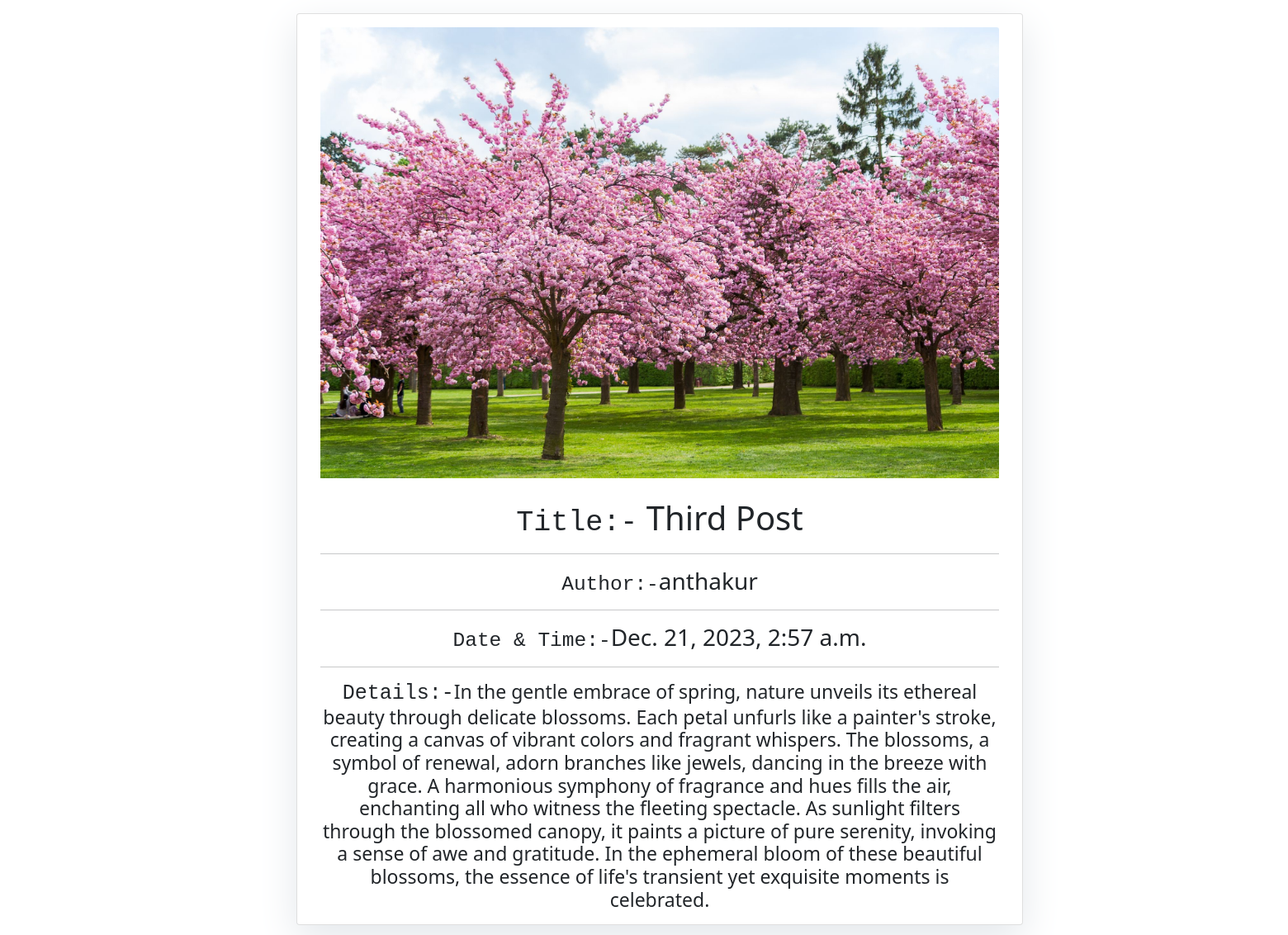
Screenshot of /blogweb/third-post/ with the database file from the repository.
### blogweb/models.py (models this page shows, shortened)
class Post(models.Model):
    title = models.CharField(max_length=200, unique=True)
    slug = models.SlugField(max_length=200, unique=True)
    author = models.ForeignKey(
        User, on_delete=models.CASCADE, related_name='blog_posts')
    image = models.ImageField(upload_to='post_images/',
                              default='default_value.jpg')
    content = models.TextField(max_length=800)
    status = models.IntegerField(choices=STATUS, default=0)
    created_on = models.DateTimeField(auto_now_add=True)
    class Meta:
        ordering = ['-created_on']

### blogweb/views.py (the view)
# urls.py: path('<slug:slug>/', views.PostDetail.as_view(), name='post_detail'),
class PostDetail(generic.DetailView):
    model = Post
    template_name = 'post_detail.html'
    slug_field = 'slug'
    slug_url_kwarg = 'slug'

### blogweb/templates/post_detail.html (shortened to what this page needs)
{% extends 'base.html' %} {% block content %}
<div class="container" style="justify-content:center;">
  <div class="row">
    <div class="col-md-8 card mb-4  mt-3 left  top">
      <div class="card-body">
        <img src="{{ post.image.url }}" class="card-img-top" alt="Your Image">
        <br>
        <br>
        <h1><pre>Title:-</pre>{% block title %} {{ object.title }} {% endblock title %}</h1>
        <hr>
        <h3><pre>Author:-</pre>{{ post.author }}</h3>
        <hr>
        <h3><pre>Date & Time:-</pre>{{ post.created_on }}</h3>
        <hr>
        <h4 class="card-text "><pre>Details:-</pre>{{ object.content | safe }}</h4>
      </div>
    </div>
    {% block sidebar %} {% include 'sidebar.html' %} {% endblock sidebar %}
  </div>
</div>
{% endblock content %}

### blogweb/templates/sidebar.html (style rules this page uses)
.card { box-shadow: 0 16px 48px #E3E7EB; }

### blogweb/templates/post_detail.html (style rules this page uses)
body { overflow-x:hidden; text-align:center; position:relative; left:239px; }
pre { font-weight:50; display:inline; }
h4 pre { font-weight:190; font-size:25px; display:inline; }
h4 { font-size:23px; font-weight:400; }

### rows the page displays
Post: image (picture), title "Third Post", author "anthakur", created_on "Dec. 21, 2023, 2:57 a.m.", content "In the gentle embrace of spring, nature unveils its ethereal beauty through delicate blossoms. Each petal unfurls like a painter's stroke, creating a canvas of vibrant colors and fragrant whispers. The blossoms, a symbol of renewal, adorn branches like jewels, dancing in the breeze with grace. A harmonious symphony of fragrance and hues fills the air, enchanting all who witness the fleeting spectacle. As sunlight filters through the blossomed canopy, it paints a picture of pure serenity, invoking a sense of awe and gratitude. In the ephemeral bloom of these beautiful blossoms, the essence of life's transient yet exquisite moments is celebrated."
